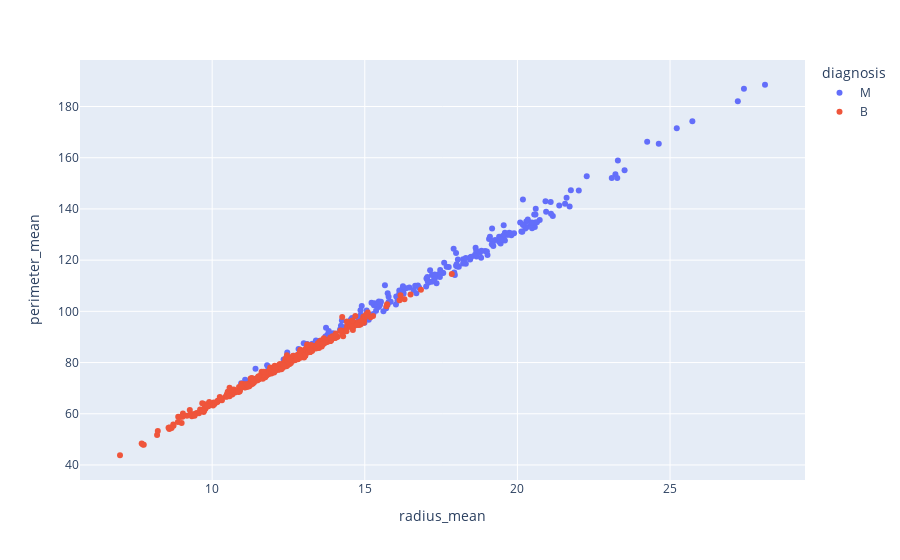

The notebook cell this image was saved under:
### Markdown cell above
## Scatter Plot

### Code cell
fig = px.scatter(df,x='radius_mean',y='perimeter_mean',color='diagnosis',size_max=50)
fig.show()

### Figure 1 — Plotly figure (JSON) as saved in the notebook; plotly's stock layout.template omitted (floating-point values rounded to 4 significant figures; data arrays with more than 128 entries replaced by an {"elided": "..."} marker saying what was removed)
{"data": [{"hovertemplate": "diagnosis=M<br>radius_mean=%{x}<br>perimeter_mean=%{y}<extra></extra>", "legendgroup": "M", "marker": {"color": "#636efa", "symbol": "circle"}, "mode": "markers", "name": "M", "orientation": "v", "showlegend": true, "type": "scatter", "x": {"elided": "212 float values"}, "xaxis": "x", "y": {"elided": "212 float values"}, "yaxis": "y"}, {"hovertemplate": "diagnosis=B<br>radius_mean=%{x}<br>perimeter_mean=%{y}<extra></extra>", "legendgroup": "B", "marker": {"color": "#EF553B", "symbol": "circle"}, "mode": "markers", "name": "B", "orientation": "v", "showlegend": true, "type": "scatter", "x": {"elided": "357 float values"}, "xaxis": "x", "y": {"elided": "357 float values"}, "yaxis": "y"}], "layout": {"legend": {"title": {"text": "diagnosis"}, "tracegroupgap": 0}, "margin": {"t": 60}, "xaxis": {"anchor": "y", "domain": [0, 1], "title": {"text": "radius_mean"}}, "yaxis": {"anchor": "x", "domain": [0, 1], "title": {"text": "perimeter_mean"}}}}
